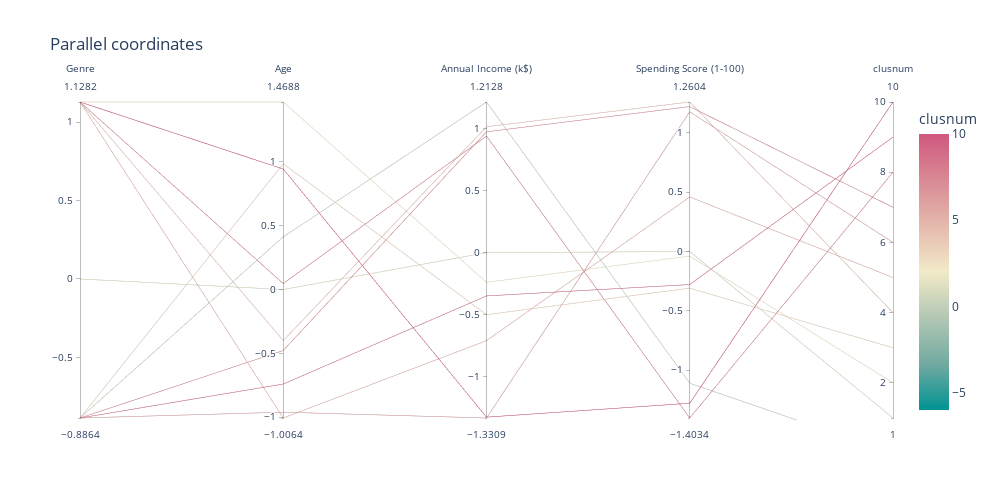

The cell this chart's notebook holds for it:
### Code cell
import plotly.express as px
fig = px.parallel_coordinates(clustercenter,
                             color='clusnum',
                             color_continuous_scale=px.colors.diverging.Tealrose,
                             color_continuous_midpoint=2,
                             title="Parallel coordinates")
#hide the color that are useless
fig.update_layout(width=1000, height=500)
fig.show()

### Figure 1 — Plotly figure (JSON) as saved in the notebook; plotly's stock layout.template omitted (floating-point values rounded to 4 significant figures)
{"data": [{"dimensions": [{"label": "Genre", "values": [null, 1.128, -0.8864, 1.128, 1.128, -0.8864, -0.8864, 1.128, -0.8864, 1.128, -0.8864]}, {"label": "Age", "values": [null, 1.469, 0.9851, -0.3999, -1.006, -0.9608, -0.4779, 0.04665, -0.7404, 0.9437, 0.4127]}, {"label": "Annual Income (k$)", "values": [null, -0.2383, -0.4991, 1.013, -0.7084, -1.331, 0.9728, 0.9386, -0.3484, -1.324, 1.213]}, {"label": "Spending Score (1-100)", "values": [null, -0.03841, -0.3089, 1.26, 0.4598, 1.178, 1.222, -1.403, -0.2782, -1.279, -1.11]}, {"label": "clusnum", "values": [1, 2, 3, 4, 5, 6, 7, 8, 9, 10, null]}], "domain": {"x": [0, 1], "y": [0, 1]}, "line": {"color": [1, 2, 3, 4, 5, 6, 7, 8, 9, 10, null], "coloraxis": "coloraxis"}, "name": "", "type": "parcoords"}], "layout": {"coloraxis": {"cmid": 2, "colorbar": {"title": {"text": "clusnum"}}, "colorscale": [[0, "rgb(0, 147, 146)"], [0.1667, "rgb(114, 170, 161)"], [0.3333, "rgb(177, 199, 179)"], [0.5, "rgb(241, 234, 200)"], [0.6667, "rgb(229, 185, 173)"], [0.8333, "rgb(217, 137, 148)"], [1, "rgb(208, 88, 126)"]]}, "height": 500, "legend": {"tracegroupgap": 0}, "title": {"text": "Parallel coordinates"}, "width": 1000}}
